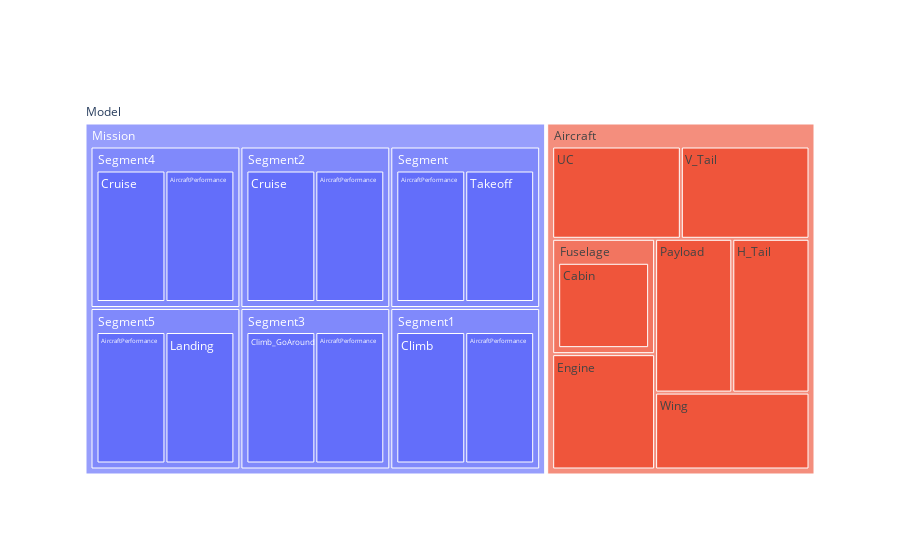

Source (notebook cell):
### Code cell
fig = treemap(M)
fig

### Figure 1 — Plotly figure (JSON) as saved in the notebook; plotly's stock layout.template omitted (floating-point values rounded to 4 significant figures)
{"data": [{"ids": ["Mission.Segment4", "Aircraft.UC", "Mission.Segment5", "Aircraft.V_Tail", "Mission.Segment4.Cruise", "Aircraft", "Mission.Segment2.Cruise", "Mission.Segment4.AircraftPerformance", "Mission.Segment.AircraftPerformance", "Aircraft.Fuselage", "Mission.Segment2", "Aircraft.Engine", "Aircraft.Payload", "Mission.Segment", "Mission", "Mission.Segment3.Climb_GoAround", "Mission.Segment3", "Mission.Segment5.AircraftPerformance", "Mission.Segment1.Climb", "Aircraft.H_Tail", "Mission.Segment3.AircraftPerformance", "Mission.Segment1", "Aircraft.Wing", "Mission.Segment2.AircraftPerformance", "Mission.Segment1.AircraftPerformance", "Mission.Segment5.Landing", "Mission.Segment.Takeoff", "Aircraft.Fuselage.Cabin", "Model", ""], "labels": ["Segment4", "UC", "Segment5", "V_Tail", "Cruise", "Aircraft", "Cruise", "AircraftPerformance", "AircraftPerformance", "Fuselage", "Segment2", "Engine", "Payload", "Segment", "Mission", "Climb_GoAround", "Segment3", "AircraftPerformance", "Climb", "H_Tail", "AircraftPerformance", "Segment1", "Wing", "AircraftPerformance", "AircraftPerformance", "Landing", "Takeoff", "Cabin", "Model", ""], "parents": ["Mission", "Aircraft", "Mission", "Aircraft", "Mission.Segment4", "Model", "Mission.Segment2", "Mission.Segment4", "Mission.Segment", "Aircraft", "Mission", "Aircraft", "Aircraft", "Mission", "Model", "Mission.Segment3", "Mission", "Mission.Segment5", "Mission.Segment1", "Aircraft", "Mission.Segment3", "Mission", "Aircraft", "Mission.Segment2", "Mission.Segment1", "Mission.Segment5", "Mission.Segment", "Aircraft.Fuselage", "", "Model"], "type": "treemap"}], "layout": {}}
